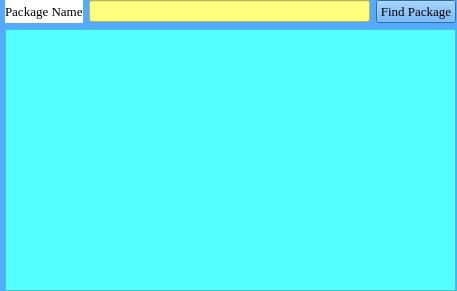
<?xml version="1.0" encoding="UTF-8"?>
<ui version="4.0">
 <class>FindPackage</class>
 <widget class="QDialog" name="FindPackage">
  <property name="geometry">
   <rect>
    <x>0</x>
    <y>0</y>
    <width>457</width>
    <height>291</height>
   </rect>
  </property>
  <property name="windowTitle">
   <string>Find Package</string>
  </property>
  <property name="styleSheet">
   <string notr="true">border-color: rgb(85, 255, 255);
background-color: rgb(85, 170, 255);
</string>
  </property>
  <widget class="QWidget" name="">
   <property name="geometry">
    <rect>
     <x>5</x>
     <y>0</y>
     <width>451</width>
     <height>291</height>
    </rect>
   </property>
   <layout class="QGridLayout" name="gridLayout">
    <item row="0" column="0">
     <widget class="QLabel" name="label">
      <property name="font">
       <font>
        <family>Times New Roman</family>
        <pointsize>10</pointsize>
       </font>
      </property>
      <property name="styleSheet">
       <string notr="true">
background-color: rgb(255, 255, 255);</string>
      </property>
      <property name="text">
       <string>Package Name</string>
      </property>
     </widget>
    </item>
    <item row="0" column="1">
     <widget class="QLineEdit" name="txtPackageName">
      <property name="styleSheet">
       <string notr="true">background-color: rgb(255, 255, 127);</string>
      </property>
     </widget>
    </item>
    <item row="0" column="2">
     <widget class="QPushButton" name="btnFindPackage">
      <property name="font">
       <font>
        <family>Times New Roman</family>
        <pointsize>10</pointsize>
       </font>
      </property>
      <property name="styleSheet">
       <string notr="true"/>
      </property>
      <property name="text">
       <string>Find Package</string>
      </property>
     </widget>
    </item>
    <item row="1" column="0" colspan="3">
     <widget class="QTableView" name="tableView">
      <property name="styleSheet">
       <string notr="true">
background-color: rgb(85, 255, 255);</string>
      </property>
     </widget>
    </item>
   </layout>
  </widget>
 </widget>
 <resources/>
 <connections/>
</ui>
